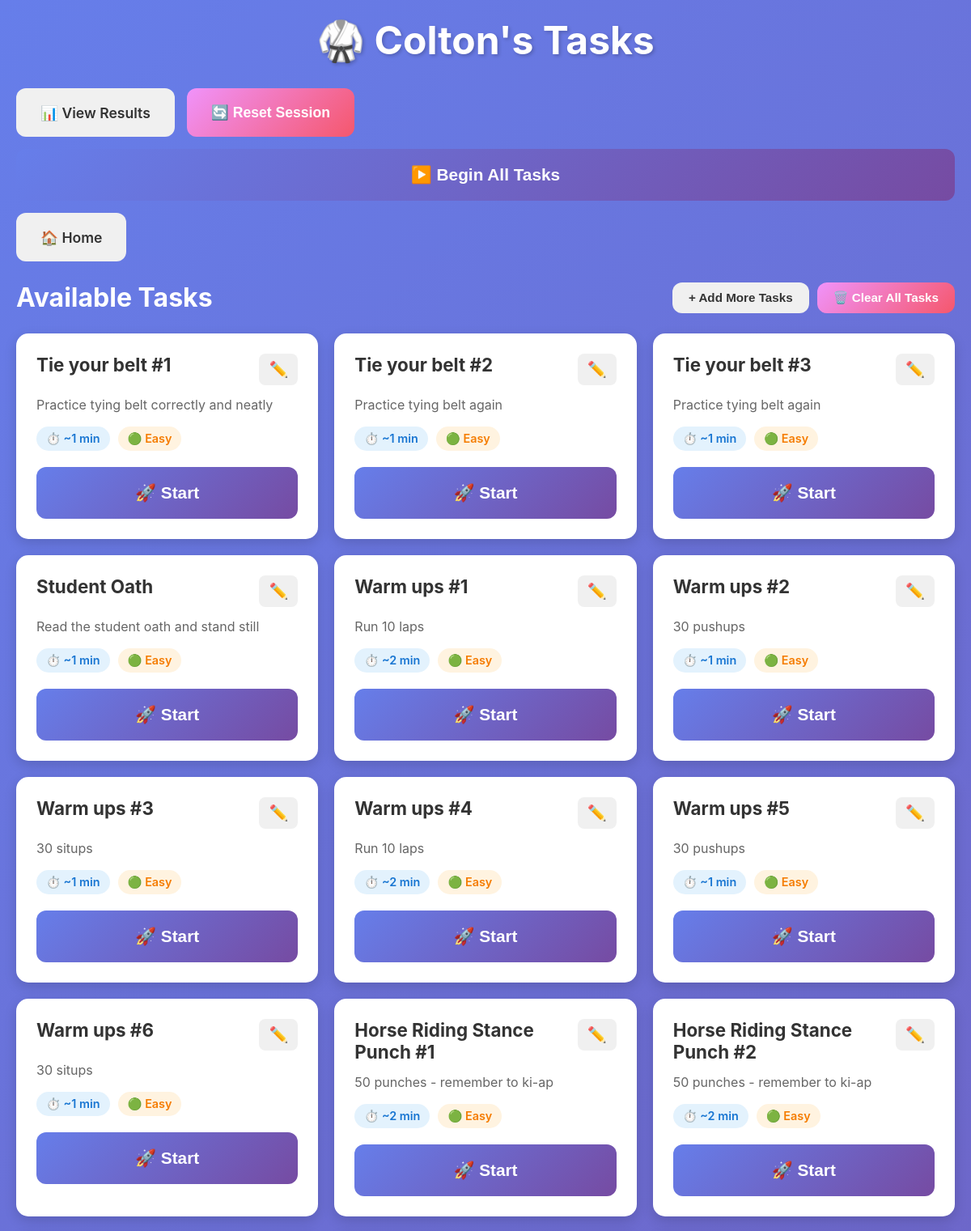
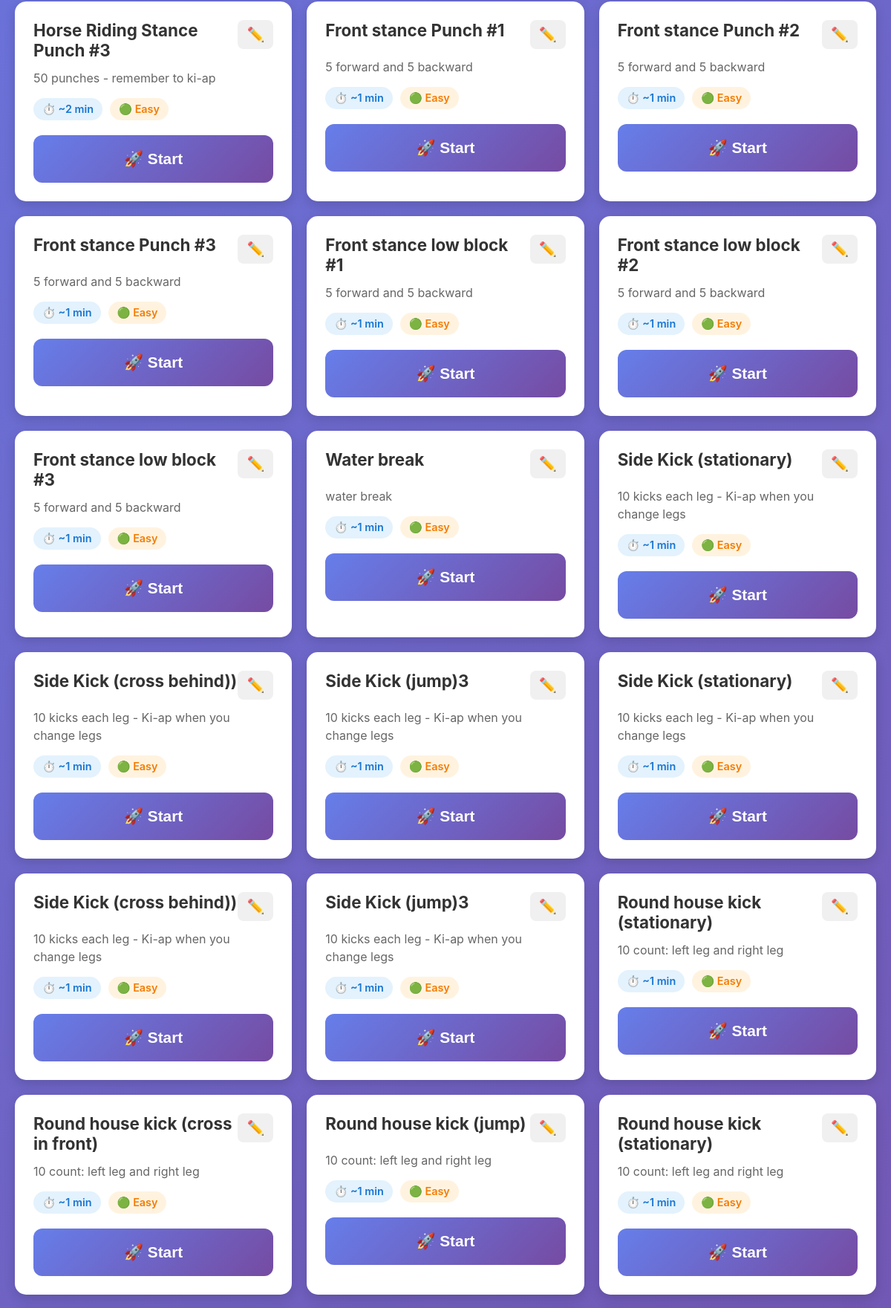
The page /student/3 (upper part) on the database its author committed (2 pictures, top to bottom).
### tables this page shows
CREATE TABLE students
                 (id INTEGER PRIMARY KEY AUTOINCREMENT,
                  name TEXT NOT NULL UNIQUE,
                  created_at TIMESTAMP DEFAULT CURRENT_TIMESTAMP);

CREATE TABLE tasks
                 (id INTEGER PRIMARY KEY AUTOINCREMENT,
                  student_id INTEGER,
                  title TEXT NOT NULL,
                  description TEXT,
                  estimated_time INTEGER,
                  difficulty_weight REAL DEFAULT 1.0,
                  created_at TIMESTAMP DEFAULT CURRENT_TIMESTAMP,
                  FOREIGN KEY (student_id) REFERENCES students(id));

### main.py (the view)
@app.get("/student/{student_id}", response_class=HTMLResponse)
async def student_dashboard(request: Request, student_id: int):
    conn = sqlite3.connect(DB_PATH)
    c = conn.cursor()
    c.execute("SELECT name FROM students WHERE id = ?", (student_id,))
    student = c.fetchone()
    if not student:
        conn.close()
        logger.warning(f"Dashboard requested for unknown student_id={student_id}")
        raise HTTPException(404, "Student not found")
    logger.debug(f"Dashboard loaded for student '{student[0]}' (id={student_id})")
    c.execute("SELECT id, title, description, estimated_time, difficulty_weight FROM tasks WHERE student_id = ?", (student_id,))
    tasks = [{"id": row[0], "title": row[1], "description": row[2],
              "estimated_time": row[3],
              "difficulty_weight": row[4]} for row in c.fetchall()]
    c.execute('''SELECT a.id, a.task_id, t.title, t.description, t.estimated_time, a.start_time
                 FROM active_sessions a
                 JOIN tasks t ON a.task_id = t.id
                 WHERE a.student_id = ?''', (student_id,))
    active = c.fetchone()
    active_session = None
    if active:
        start_time = datetime.fromisoformat(active[5])
        elapsed = int((datetime.now() - start_time).total_seconds())
        active_session = {
            "id": active[0],
            "task_id": active[1],
            "task_title": active[2],
            "task_description": active[3],
            "estimated_time": active[4],
            "start_time": active[5],
            "elapsed": elapsed
        }
    streak = get_student_streak(student_id)
    conn.close()
    return templates.TemplateResponse("dashboard.html", {
        "request": request,
        "student_id": student_id,
        "student_name": student[0],
        "tasks": tasks,
        "active_session": active_session,
        "streak": streak
    })

### templates/dashboard.html (shortened to what this page needs)
<!DOCTYPE html>
<html lang="en">
<head>
    <link rel="stylesheet" href="/static/style.css">
</head>
<body>
    <div class="container">
        <div class="header">
            <h1>🥋 {{ student_name }}'s Tasks</h1>
        </div>
        <div class="nav-buttons">
            <a href="/results/{{ student_id }}" class="btn btn-secondary">📊 View Results</a>
            <button onclick="resetSession()" class="btn btn-warning">🔄 Reset Session</button>
            {% if tasks and not active_session %}
            <button onclick="startAutoMode()" class="btn btn-primary btn-large" id="autoModeBtn">
                ▶️ Begin All Tasks
            </button>
            {% endif %}
            <a href="/" class="btn btn-secondary">🏠 Home</a>
        </div>
        {% if not tasks %}
        <div class="card">
            <h2>Upload Your Tasks</h2>
            <p>Upload a CSV file with your karate tasks to get started!</p>
            <p class="small-text">CSV format: task, description, estimated_time</p>
            <form id="uploadForm" class="upload-form">
                <input type="file" id="fileInput" accept=".csv" required class="file-input">
                <button type="submit" class="btn btn-primary">Upload Tasks 📤</button>
            </form>
        </div>
        {% else %}
        <div class="tasks-header">
            <h2>Available Tasks</h2>
            <div class="task-header-buttons">
                <button onclick="showUploadForm()" class="btn btn-secondary btn-small">
                    + Add More Tasks
                </button>
                <button onclick="clearAllTasks()" class="btn btn-warning btn-small">
                    🗑️ Clear All Tasks
                </button>
            </div>
        </div>
        <div class="tasks-grid">
            {% for task in tasks %}
            <div class="task-card" data-task-id="{{ task.id }}">
                <div class="task-header-row">
                    <h3>{{ task.title }}</h3>
                    <button onclick="editTask({{ task.id }})" class="btn-icon" title="Edit task">
                        ✏️
                    </button>
                </div>
                {% if task.description %}
                <p class="task-description">{{ task.description }}</p>
                {% endif %}
                <div class="task-meta">
                    <span class="time-badge">⏱️ ~{{ task.estimated_time }} min</span>
                    <span class="difficulty-badge">
                        {% if task.difficulty_weight <= 0.5 %}🟢 Easy
                        {% elif task.difficulty_weight <= 1.0 %}🟡 Medium
                        {% elif task.difficulty_weight <= 1.5 %}🟠 Hard
                        {% else %}🔴 Expert{% endif %}
                    </span>
                </div>
                {% if not active_session %}
                <button
                    class="btn btn-primary btn-large"
                    onclick="startTask({{ task.id }}, {{ task.estimated_time }})"
                >
                    🚀 Start
                </button>
                {% elif active_session.task_id != task.id %}
                <button class="btn btn-disabled" disabled>
                    Finish current task first
                </button>
                {% endif %}
            </div>
            {% endfor %}
        </div>
        {% endif %}
    </div>
</body>
</html>

### static/style.css (style rules this page uses)
* { margin: 0; padding: 0; box-sizing: border-box; }
body { font-family: -apple-system, BlinkMacSystemFont, 'Segoe UI', Roboto, 'Helvetica Neue', Arial, sans-serif; background: linear-gradient(135deg, #667eea 0%, #764ba2 100%); min-height: 100vh; padding: 20px; color: #333; }
.container { max-width: 1200px; margin: 0 auto; }
.header { text-align: center; margin-bottom: 30px; color: white; }
.header h1 { font-size: 3rem; margin-bottom: 10px; text-shadow: 2px 2px 4px rgba(0,0,0,0.2); }
.nav-buttons { display: flex; gap: 15px; margin-bottom: 25px; flex-wrap: wrap; }
.btn { padding: 15px 30px; border: none; border-radius: 12px; font-size: 1.1rem; font-weight: 600; cursor: pointer; transition: all 0.3s ease; text-decoration: none; display: inline-block; text-align: center; min-height: 60px; display: flex; align-items: center; justify-content: center; }
.btn-primary { background: linear-gradient(135deg, #667eea 0%, #764ba2 100%); color: white; }
.btn-secondary { background: #f0f0f0; color: #333; }
.btn-warning { background: linear-gradient(135deg, #f093fb 0%, #f5576c 100%); color: white; }
.btn-large { padding: 20px 40px; font-size: 1.3rem; width: 100%; }
.btn-small { padding: 10px 20px; font-size: 0.95rem; min-height: auto; }
.tasks-header { display: flex; justify-content: space-between; align-items: center; margin-bottom: 25px; flex-wrap: wrap; gap: 15px; }
.tasks-header h2 { color: white; font-size: 2rem; }
.task-header-buttons { display: flex; gap: 10px; flex-wrap: wrap; }
.tasks-grid { display: grid; grid-template-columns: repeat(auto-fill, minmax(300px, 1fr)); gap: 20px; margin-bottom: 30px; }
.task-card { background: white; border-radius: 15px; padding: 25px; box-shadow: 0 5px 15px rgba(0,0,0,0.15); transition: all 0.3s ease; }
.task-card h3 { font-size: 1.4rem; margin-bottom: 12px; color: #333; }
.task-description { color: #666; margin-bottom: 15px; line-height: 1.5; }
.task-meta { display: flex; gap: 10px; margin-bottom: 20px; flex-wrap: wrap; }
.time-badge, .difficulty-badge { padding: 6px 12px; border-radius: 20px; font-size: 0.9rem; font-weight: 600; }
.time-badge { background: #e3f2fd; color: #1976d2; }
.difficulty-badge { background: #fff3e0; color: #f57c00; }
.task-header-row { display: flex; justify-content: space-between; align-items: flex-start; margin-bottom: 12px; }
.btn-icon { background: #f0f0f0; border: none; border-radius: 8px; padding: 8px 12px; font-size: 1.2rem; cursor: pointer; transition: all 0.3s ease; }
.task-header-row h3 { margin: 0; flex: 1; }

### rows shown on the page
students: name "Colton"
tasks: title "Tie your belt #1", description "Practice tying belt correctly and neatly", estimated_time "1", difficulty_weight "🟢 Easy"
tasks: title "Tie your belt #2", description "Practice tying belt again", estimated_time "1", difficulty_weight "🟢 Easy"
tasks: title "Tie your belt #3", description "Practice tying belt again", estimated_time "1", difficulty_weight "🟢 Easy"
tasks: title "Student Oath", description "Read the student oath and stand still", estimated_time "1", difficulty_weight "🟢 Easy"
tasks: title "Warm ups #1", description "Run 10 laps", estimated_time "2", difficulty_weight "🟢 Easy"
tasks: title "Warm ups #2", description "30 pushups", estimated_time "1", difficulty_weight "🟢 Easy"
tasks: title "Warm ups #3", description "30 situps", estimated_time "1", difficulty_weight "🟢 Easy"
tasks: title "Warm ups #4", description "Run 10 laps", estimated_time "2", difficulty_weight "🟢 Easy"
tasks: title "Warm ups #5", description "30 pushups", estimated_time "1", difficulty_weight "🟢 Easy"
tasks: title "Warm ups #6", description "30 situps", estimated_time "1", difficulty_weight "🟢 Easy"
tasks: title "Horse Riding Stance Punch #1", description "50 punches - remember to ki-ap", estimated_time "2", difficulty_weight "🟢 Easy"
tasks: title "Horse Riding Stance Punch #2", description "50 punches - remember to ki-ap", estimated_time "2", difficulty_weight "🟢 Easy"
tasks: title "Horse Riding Stance Punch #3", description "50 punches - remember to ki-ap", estimated_time "2", difficulty_weight "🟢 Easy"
tasks: title "Front stance Punch #1", description "5 forward and 5 backward", estimated_time "1", difficulty_weight "🟢 Easy"
tasks: title "Front stance Punch #2", description "5 forward and 5 backward", estimated_time "1", difficulty_weight "🟢 Easy"
tasks: title "Front stance Punch #3", description "5 forward and 5 backward", estimated_time "1", difficulty_weight "🟢 Easy"
tasks: title "Front stance low block #1", description "5 forward and 5 backward", estimated_time "1", difficulty_weight "🟢 Easy"
tasks: title "Front stance low block #2", description "5 forward and 5 backward", estimated_time "1", difficulty_weight "🟢 Easy"
tasks: title "Front stance low block #3", description "5 forward and 5 backward", estimated_time "1", difficulty_weight "🟢 Easy"
tasks: title "Water break", description "water break", estimated_time "1", difficulty_weight "🟢 Easy"
tasks: title "Side Kick (stationary)", description "10 kicks each leg - Ki-ap when you change legs", estimated_time "1", difficulty_weight "🟢 Easy"
tasks: title "Side Kick (cross behind))", description "10 kicks each leg - Ki-ap when you change legs", estimated_time "1", difficulty_weight "🟢 Easy"
tasks: title "Side Kick (jump)3", description "10 kicks each leg - Ki-ap when you change legs", estimated_time "1", difficulty_weight "🟢 Easy"
tasks: title "Side Kick (stationary)", description "10 kicks each leg - Ki-ap when you change legs", estimated_time "1", difficulty_weight "🟢 Easy"
tasks: title "Side Kick (cross behind))", description "10 kicks each leg - Ki-ap when you change legs", estimated_time "1", difficulty_weight "🟢 Easy"
tasks: title "Side Kick (jump)3", description "10 kicks each leg - Ki-ap when you change legs", estimated_time "1", difficulty_weight "🟢 Easy"
tasks: title "Round house kick (stationary)", description "10 count: left leg and right leg", estimated_time "1", difficulty_weight "🟢 Easy"
tasks: title "Round house kick (cross in front)", description "10 count: left leg and right leg", estimated_time "1", difficulty_weight "🟢 Easy"
tasks: title "Round house kick (jump)", description "10 count: left leg and right leg", estimated_time "1", difficulty_weight "🟢 Easy"
tasks: title "Round house kick (stationary)", description "10 count: left leg and right leg", estimated_time "1", difficulty_weight "🟢 Easy"
